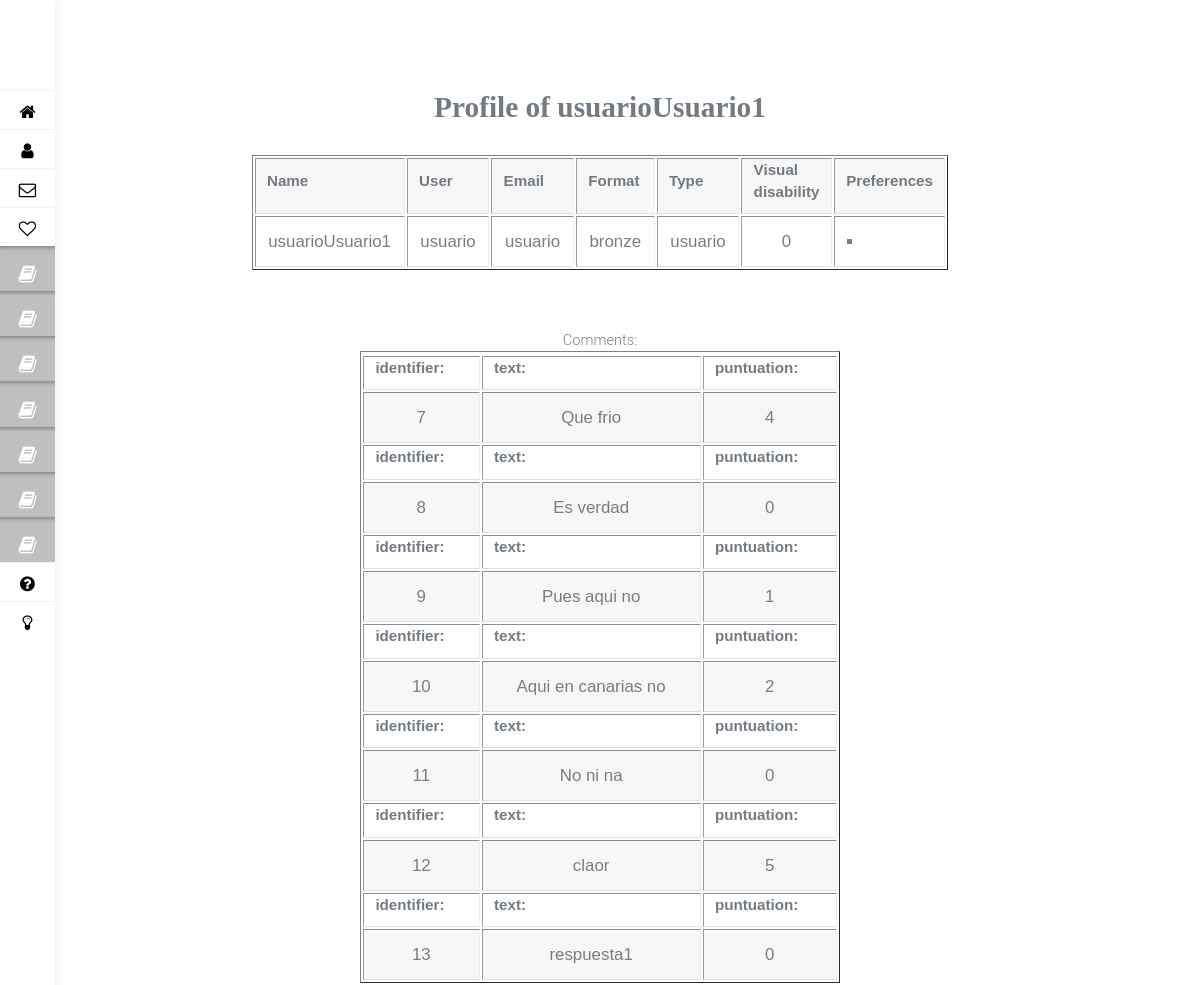
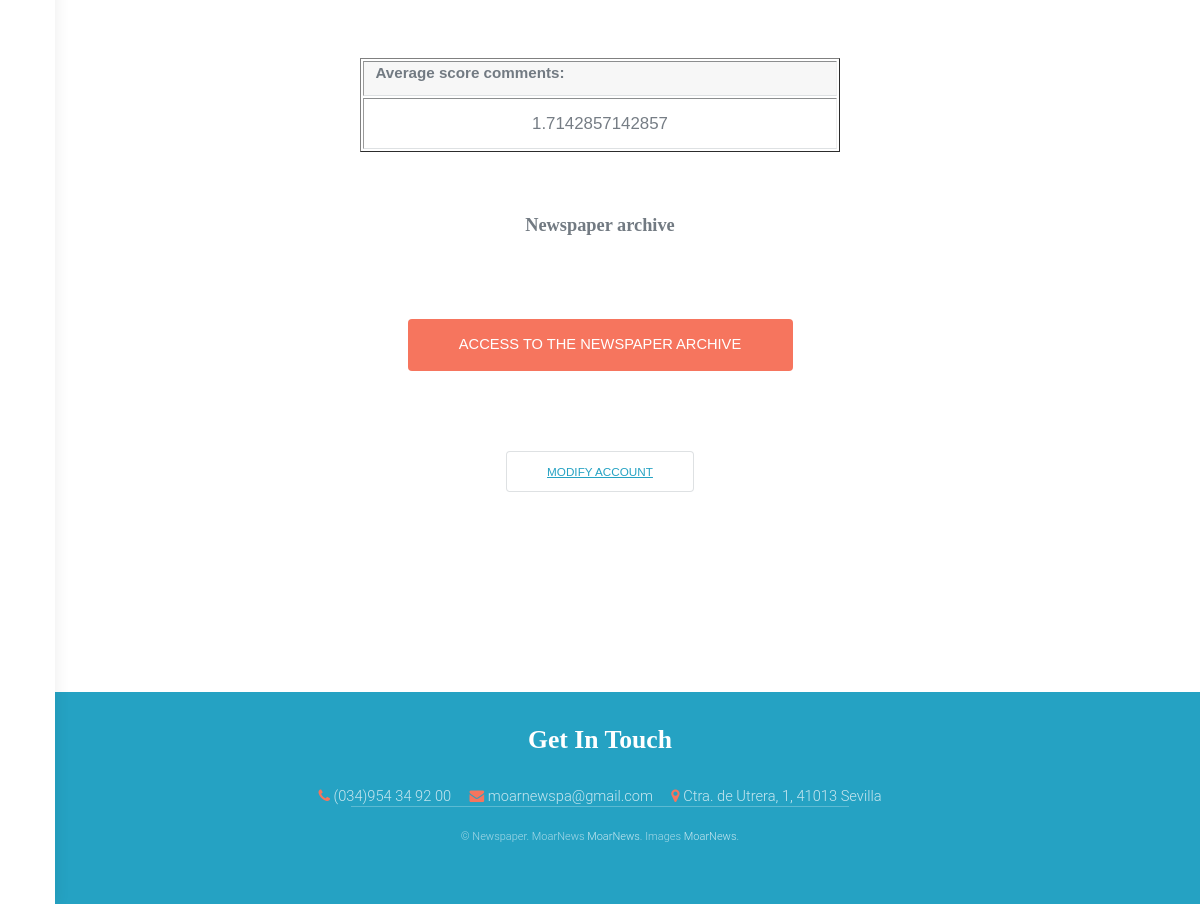
Screenshot of /vistas/cuenta.php (signed in) with the database file from the repository (2 pictures, top to bottom).
### tables this page shows
CREATE TABLE `secciones` (
  `idSeccion` int(11) NOT NULL,
  `categoria` varchar(150) NOT NULL,
  `idCuenta` int(11) DEFAULT NULL
);

CREATE TABLE `cuentas` (
  `idCuenta` int(11) NOT NULL,
  `nombre` varchar(45) NOT NULL,
  `usuario` varchar(45) NOT NULL,
  `clave` varchar(255) NOT NULL,
  `email` varchar(150) NOT NULL,
  `formato` varchar(15) NOT NULL,
  `tipo` varchar(15) NOT NULL,
  `Dv` tinyint(1) NOT NULL,
  `gustos` varchar(255) NOT NULL
);

CREATE TABLE `comentarios` (
  `idComentario` int(155) NOT NULL,
  `texto` varchar(255) NOT NULL,
  `puntuacion` int(15) NOT NULL,
  `puntuacionNegativa` int(11) NOT NULL,
  `idCuenta` int(155) DEFAULT NULL,
  `idArticulo` int(155) DEFAULT NULL,
  `idRespuesta` int(155) DEFAULT NULL
);

### CRUD/CRUDSeccion.php (called while the page is built, shortened)
<?php
function readAllSeccion() {
    $con = conexionBD();
    $res = FALSE;
    $query = "SELECT * FROM secciones";
    $result = $con->query($query);
    if ($result->num_rows !== 0) {
        $res = array();
        for ($i = 0; $i < $result->num_rows; $i++) {
            array_push($res, $result->fetch_assoc());
        }
    }
    return $res;
}

### CRUD/CRUDCuenta.php (called while the page is built, shortened)
<?php
function readCuenta($id) {
    $con = conexionBD();
    $res = False;
    $query = "SELECT * FROM cuentas WHERE idCuenta = $id";
    $result = $con->query($query);
    if ($result) {
        $res = $result->fetch_assoc();
    }
    return $res;
}

### CRUD/CRUDComentario.php (called while the page is built, shortened)
<?php
function readAllComentariosFromID($idCuenta) {
    $con = conexionBD();
    $res = FALSE;
    $query = "SELECT * FROM comentarios WHERE idCuenta=$idCuenta";
    $result = $con->query($query);
    if ($result->num_rows !== 0) {
        $res = array();
        for ($i = 0; $i < $result->num_rows; $i++) {
            array_push($res, $result->fetch_assoc());
        }
    }
    return $res;
}
    ?>

### vistas/cuenta.php (the view, shortened to what this page needs)
<!DOCTYPE html>
<?php
include_once("../CRUD/CRUDCuenta.php");
include_once("../CRUD/CRUDComentario.php");
function mediaPuntuacion($sumaTotal, $numComentarios) {
    return $res = $sumaTotal / $numComentarios;
}
?>
<html>
    <head>
        <link href="css.css" rel="stylesheet" type="text/css"/>
        <link rel="stylesheet" type="text/css" href="https://netdna.bootstrapcdn.com/font-awesome/4.0.3/css/font-awesome.css" rel="stylesheet">
    </head>
    <body>
        <?php
        if (isset($_SESSION['cuentaID'])) {
            $nombreUsuario = $_SESSION['nombreUsuario'];
            $idUsuario = $_SESSION['cuentaID'];
        }
        $datosPersonales = readCuenta($idUsuario);
        ?>
        <?php
        include_once 'nav.php';
        ?>
        <h1 class="centrar"> Profile of <?php echo $nombreUsuario; ?></h1>
        <table cellpadding="10" border="1">
            <tr>
                <th>Name</th>
                <th>User</th>
                <th>Email</th>
                <th>Format</th>
                <th>Type</th>
                <th>Visual disability</th>
                <th>Preferences</th>
            </tr>
            <tr>
                <td align='center'><?php echo $datosPersonales['nombre']; ?></td>
                <td align='center'><?php echo $datosPersonales['usuario']; ?></td>
                <td align='center'><?php echo $datosPersonales['email']; ?></td>
                <td align='center'><?php echo $datosPersonales['formato']; ?></td>
                <td align='center'><?php echo $datosPersonales['tipo']; ?></td>
                <td align='center'><?php echo $datosPersonales['Dv']; ?></td>
                <?php $gustos = explode(",", $datosPersonales['gustos']);?>
                <td align='center'>
                    <ul type="square">
                        <?php
                        for ($index = 0; $index < count($gustos); $index++) {
                            echo "<li> $gustos[$index] </li>";
                        }
                        ?>
                    </ul>
                </td>
            </tr>
        </table>
        <section>
            <?php
            if ($_SESSION['tipo'] === 'usuario') {
                $sumaTotal = 0;
                $comentarios = readAllComentariosFromID($idUsuario);
                ?>
                <table cellpadding="10" border="1">
                    <?php if ($comentarios) { ?>
                        <?php foreach ($comentarios as $comentario) { ?>
                            <tr>
                                <th>identifier: </th>
                                <th>text: </th>
                                <th>puntuation: </th>
                            </tr>
                            <tr>
                                <td align='center'><?php echo $comentario['idComentario']; ?></td>
                                <td align='center'><?php echo $comentario['texto']; ?></td>
                                <td align='center'><?php echo $comentario['puntuacion']; ?></td>
                            </tr>
                            <?php $sumaTotal = $comentario['puntuacion'] + $sumaTotal;
                            ?>
                        <?php } $media = mediaPuntuacion($sumaTotal, count($comentarios)); ?>
                        <table cellpadding="10" border="1">
                            <tr>
                                <th>Average score comments: </th>
                            </tr>
                            <tr>
                                <td align='center'><?php echo $media; ?></td>
                            </tr>
                        </table>
                        <?php
                    } else {
                        echo "<h3 class='centrar'>There is no comments associated to this account</h3>";
                    }
                        ?>
                        <?php
                    if($datosPersonales['formato'] === "bronze" || $datosPersonales['formato'] === "silver" || $datosPersonales['formato'] === "gold"){
                        ?>
                        <h3>Newspaper archive</h3>
                        <form action="hemeroteca.php" method="POST">
                            <input type="submit" name="hemeroteca" value="Access to the newspaper archive">
                        </form>
                        <?php
                    }
                    ?>
                    <?php
                } else if ($_SESSION['tipo'] === 'autor') {
                    $articulos = readArticulosFromID($idUsuario);
                    ?>
                    <table cellpadding="10" border="1">
                        <tr>Articles: </tr>
                        <?php
                        if ($articulos) {
                            foreach ($articulos as $articulo) {
                                ?>
                                <tr>
                                    <td align='center'><?php echo $articulo['idArticulo']; ?></td>
                                    <td align='center'><?php echo $articulo['fecha']; ?></td>
                                    <td align='center'><?php echo $articulo['titulo']; ?></td>
                                    <td align='center'><?php echo $articulo['descripcion']; ?></td>
                                    <td align='center'><?php echo $articulo['imagen']; ?></td>
                                    <td align='center'><?php echo $articulo['audio']; ?></td>
                                </tr>
                                <?php
                            }
                        }
                        ?>
                    </table>
                    <div class="button alt small"><a href="gestionArticulo.php">Article management</a></div>
                <?php } else if ($_SESSION['tipo'] === 'administrador') { ?>
                    <div class="button alt small"><a href="gestionSeccion.php">Section management</a></div>
                    <div class="button alt small"><a href="gestionPortada.php">Front page management</a></div>
                    <div class="button alt small"><a href="gestionAnuncios.php">Advertisement management</a></div>
                    <form action="registroAutor.php" method="POST">
                        <input type="hidden" name="tipo" value="<?php echo $datosPersonales['tipo'];?>">
                        <input type="submit" name="registrarAutor" value="Register author">
                    </form>
                <?php }
                ?>
                <div class="button alt small"><a href="modificarCuenta.php">Modify account</a></div>
        </section>
        <footer id="footer">
            <div class="inner">
                <h2>Get In Touch</h2>
                <ul class="actions">
                    <li><i class="icon fa-phone"></i> <a href="#">(034)954 34 92 00</a></li>
                    <li><span class="icon fa-envelope"></span> <a href="#">moarnewspa@gmail.com</a></li>
                    <li><span class="icon fa-map-marker"></span> Ctra. de Utrera, 1, 41013 Sevilla </li>
                </ul>
            </div>
            <div class="copyright">
                &copy; Newspaper. MoarNews <a href="https://www.upo.es/portal/impe/web/portada/index.html">MoarNews</a>. Images <a href="../imagenes/logo.jpeg" alt="logo">MoarNews</a>.
            </div>
        </footer>
    </body>
</html>

### vistas/nav.php (shortened to what this page needs)
<?php
include_once ("../CRUD/CRUDSeccion.php");
$secciones = readAllSeccion();
?>
<link href="css.css" rel="stylesheet" type="text/css"/>
<link rel="stylesheet" type="text/css" href="https://netdna.bootstrapcdn.com/font-awesome/4.0.3/css/font-awesome.css" rel="stylesheet">
<nav class="main-menu">
    <div class="settings"></div>
    <div class="scrollbar" id="style-1">
        <ul>
            <li>
                <a href="portada.php">
                    <i class="fa fa-home fa-lg"></i>
                </a>
            </li>
            <li>
                <a href="inicioSesion.php">
                    <i class="fa fa-user fa-lg"></i>
                </a>
            </li>
            <li>
                <a href="cuenta.php">
                    <i class="fa fa-envelope-o fa-lg"></i>
                </a>
            </li>
            <li>
                <a href="http://startific.com">
                    <i class="fa fa-heart-o fa-lg"></i>
                </a>
            </li>
            <ul>
                <?php
                foreach ($secciones as $seccion) {
                    ?>
                    <li class="darkerlishadow">
                        <i class="fa fa-book fa-lg"></i>
                    </li>
                    <?php
                }
                ?>
            </ul>
            <li>
                <a href="registro.php">
                    <i class="fa fa-question-circle fa-lg"></i>
                </a>
            </li>
            <ul class="logout">
                <li>
                    <a href="logout.php">
                        <i class="fa fa-lightbulb-o fa-lg"></i>
                    </a>
                </li>
            </ul>
            </nav>

### rows the page displays
cuentas: nombre "usuarioUsuario1", usuario "usuario", email "usuario", formato "bronze", tipo "usuario", Dv "0"
comentarios: idComentario "7", texto "Que frio", puntuacion "4"
comentarios: idComentario "8", texto "Es verdad", puntuacion "0"
comentarios: idComentario "9", texto "Pues aqui no", puntuacion "1"
comentarios: idComentario "10", texto "Aqui en canarias no", puntuacion "2"
comentarios: idComentario "11", texto "No ni na", puntuacion "0"
comentarios: idComentario "12", texto "claor", puntuacion "5"
comentarios: idComentario "13", texto "respuesta1", puntuacion "0"

### other values shown
$nombreUsuario "usuarioUsuario1"
$media "1.7142857142857"
